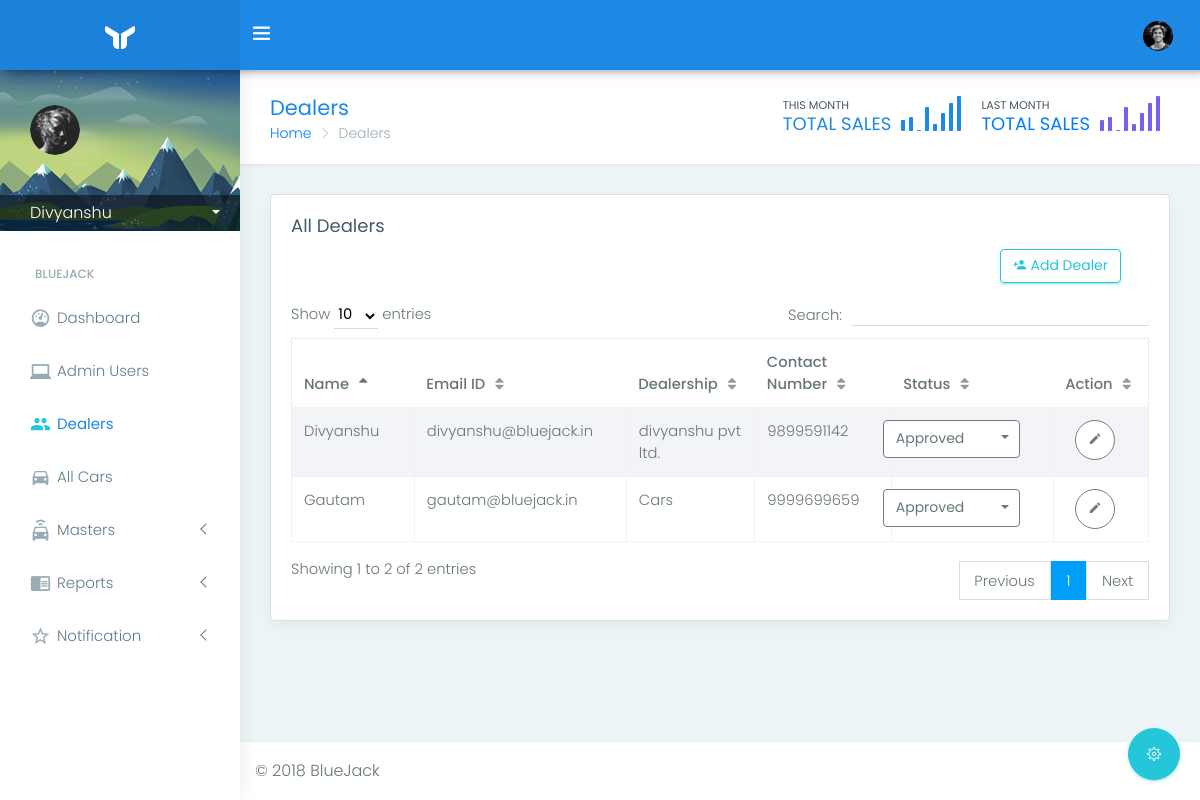
Screenshot of /material-pro/material/dealers.php (signed in) with the database file from the repository.
### tables this page shows
CREATE TABLE `usermaster` (
  `id` int(11) NOT NULL,
  `useremail` varchar(60) NOT NULL,
  `userpwd` varchar(60) NOT NULL,
  `username` varchar(120) NOT NULL,
  `departid` int(11) NOT NULL,
  `roleid` int(11) NOT NULL,
  `delid` int(11) NOT NULL,
  `lastlogintime` varchar(50) DEFAULT NULL,
  `lastlogouttime` varchar(50) DEFAULT NULL
);

CREATE TABLE `dealermaster` (
  `id` int(11) NOT NULL,
  `dname` varchar(40) NOT NULL,
  `dpass` varchar(40) NOT NULL,
  `dmobile` varchar(40) NOT NULL,
  `demail` varchar(40) NOT NULL,
  `dealership` varchar(120) NOT NULL,
  `dob` varchar(40) NOT NULL,
  `gender` varchar(40) DEFAULT NULL,
  `location` varchar(120) DEFAULT NULL,
  `approved` int(11) NOT NULL,
  `delid` int(11) NOT NULL,
  `createdon` varchar(60) NOT NULL,
  `gcmid` varchar(120) NOT NULL
);

### material-pro/material/dealers.php (the view, shortened to what this page needs)
<?php
include_once("sconfig.php");
$userid=$_SESSION['userid'];
$sql="SELECT * FROM usermaster where id='$userid'";
$run=mysqli_query($conn,$sql);
$result=mysqli_fetch_assoc($run);
$username=$result['username'];
?>
<!DOCTYPE html>
<html lang="en">
<head>
    <link href="../assets/plugins/bootstrap/css/bootstrap.min.css" rel="stylesheet">
    <link href="../assets/plugins/bootstrap-select/bootstrap-select.min.css" rel="stylesheet" />
    <link href="../assets/plugins/chartist-js/dist/chartist.min.css" rel="stylesheet">
    <link href="../assets/plugins/chartist-js/dist/chartist-init.css" rel="stylesheet">
    <link href="../assets/plugins/chartist-plugin-tooltip-master/dist/chartist-plugin-tooltip.css" rel="stylesheet">
    <link href="../assets/plugins/c3-master/c3.min.css" rel="stylesheet">
    <link href="css/style.css" rel="stylesheet">
    <link href="css/colors/blue.css" id="theme" rel="stylesheet">
</head>
<body class="fix-header fix-sidebar card-no-border">
    <div id="main-wrapper">
        <header class="topbar">
            <nav class="navbar top-navbar navbar-expand-md navbar-light">
                <div class="navbar-header">
                    <a class="navbar-brand" href="index.html">
                        <b>
                            <img src="../assets/images/logo-light-icon.png" alt="homepage" class="light-logo" />
                        </b>
                        </a>
                </div>
                <div class="navbar-collapse">
                    <ul class="navbar-nav mr-auto mt-md-0">
                        <li class="nav-item"> <a class="nav-link sidebartoggler hidden-sm-down text-muted waves-effect waves-dark" href="javascript:void(0)"><i class="ti-menu"></i></a> </li>
                    </ul>
                    <ul class="navbar-nav my-lg-0">
                        <li class="nav-item dropdown">
                            <a class="nav-link dropdown-toggle text-muted waves-effect waves-dark" href="#" data-toggle="dropdown" aria-haspopup="true" aria-expanded="false"><img src="../assets/images/users/1.jpg" alt="user" class="profile-pic" /></a>
                        </li>
                    </ul>
                </div>
            </nav>
        </header>
        <aside class="left-sidebar">
            <div class="scroll-sidebar">
                <div class="user-profile" style="background: url(../assets/images/background/user-info.jpg) no-repeat;">
                    <div class="profile-img"> <img src="../assets/images/users/profile.png" alt="user" /> </div>
                    <div class="profile-text"> <a href="#" class="dropdown-toggle u-dropdown" data-toggle="dropdown" role="button" aria-haspopup="true" aria-expanded="true"><?php echo $username;?></a>
                    </div>
                </div>
                <nav class="sidebar-nav">
                    <ul id="sidebarnav" class="in">
                        <li class="nav-small-cap">BLUEJACK</li>
                        <li class=""> <a class="waves-effect waves-dark" href="index.php" aria-expanded="false"><i class="mdi mdi-gauge"></i><span class="hide-menu">Dashboard </span></a>
                        </li>
                        <li> <a class="waves-effect waves-dark" href="users.php" aria-expanded="false"><i class="mdi mdi-laptop-windows"></i><span class="hide-menu">Admin Users</span></a>
                        </li>
                        <li> <a class="active waves-effect waves-dark" href="#" aria-expanded="false"><i class="mdi mdi-account-multiple"></i><span class="hide-menu">Dealers</span></a>
                        </li>
                        <li> <a class="waves-effect waves-dark" href="cars.php" aria-expanded="false"><i class="mdi mdi-car"></i><span class="hide-menu">All Cars</span></a>
                        </li>
                        <li> <a class="has-arrow waves-effect waves-dark" href="#" aria-expanded="false"><i class="mdi mdi-car-connected"></i><span class="hide-menu">Masters</span></a>
                        </li>
                        <li> <a class="has-arrow waves-effect waves-dark" href="#" aria-expanded="false"><i class="mdi mdi-book-open"></i><span class="hide-menu">Reports</span></a>
                        </li>
                        <li> <a class="has-arrow waves-effect waves-dark" href="#" aria-expanded="false"><i class="mdi mdi-star-outline"></i><span class="hide-menu">Notification</span></a>
                        </li>
                    </ul>
                </nav>
            </div>
        </aside>
        <div class="page-wrapper">
            <div class="container-fluid">
                <div class="row page-titles">
                    <div class="col-md-5 col-8 align-self-center">
                        <h3 class="text-themecolor">Dealers</h3>
                        <ol class="breadcrumb">
                            <li class="breadcrumb-item"><a href="javascript:void(0)">Home</a></li>
                            <li class="breadcrumb-item active">Dealers</li>
                        </ol>
                    </div>
                    <div class="col-md-7 col-4 align-self-center">
                        <div class="d-flex m-t-10 justify-content-end">
                            <div class="d-flex m-r-20 m-l-10 hidden-md-down">
                                <div class="chart-text m-r-10">
                                    <h6 class="m-b-0"><small>THIS MONTH</small></h6>
                                    <h4 class="m-t-0 text-info">TOTAL SALES</h4></div>
                                <div class="spark-chart">
                                    <div id="monthchart"></div>
                                </div>
                            </div>
                            <div class="d-flex m-r-20 m-l-10 hidden-md-down">
                                <div class="chart-text m-r-10">
                                    <h6 class="m-b-0"><small>LAST MONTH</small></h6>
                                    <h4 class="m-t-0 text-primary">TOTAL SALES</h4></div>
                                <div class="spark-chart">
                                    <div id="lastmonthchart"></div>
                                </div>
                            </div>
                            <div class="">
                                <button class="right-side-toggle waves-effect waves-light btn-success btn btn-circle btn-sm pull-right m-l-10"><i class="ti-settings text-white"></i></button>
                            </div>
                        </div>
                    </div>
                </div>
                 <div class="card">
                            <div class="card-body">
                                <h4 class="card-title">All Dealers</h4>
                                <div><button type="button" id="addButton" class="btn btn-outline-success" style="float:right; margin-right:2em;"><i class="mdi mdi-account-plus"></i> Add Dealer</button>
                                <div class="table-responsive m-t-40">
                                    <table id="myTable" class="table table-bordered table-striped">
                                        <thead>
                                            <tr role="row"><th class="sorting_asc" tabindex="0" aria-controls="myTable" rowspan="1" colspan="1" aria-sort="ascending" aria-label="Name: activate to sort column descending" style="width: 170px;">Name</th>
                                                <th class="sorting" tabindex="0" aria-controls="myTable" rowspan="1" colspan="1" aria-label="Email: activate to sort column ascending" style="width: 250px;">Email ID</th>
                                                <th class="sorting" tabindex="0" aria-controls="myTable" rowspan="1" colspan="1" aria-label="Email: activate to sort column ascending" style="width: 100px;">Dealership</th>
                                                <th class="sorting" tabindex="0" aria-controls="myTable" rowspan="1" colspan="1" aria-label="Contact: activate to sort column ascending" style="width: 180px;">Contact Number</th><th class="sorting" tabindex="0" aria-controls="myTable" rowspan="1" colspan="1" aria-label="Status: activate to sort column ascending" style="width: 140px;">Status</th><th class="sorting" tabindex="0" aria-controls="myTable" rowspan="1" colspan="1" aria-label="Start date: activate to sort column ascending" style="">Action</th></tr>
                                        </thead>
                                        <tbody>
<?php
$sql="SELECT *  FROM dealermaster where approved <> 3 ";
$run_query=mysqli_query($conn,$sql);
?>
                                            <?php
                                            while ($row=mysqli_fetch_array($run_query)) {
                                                                    $name_sql=$row['dname'];
                                                                    $email_sql=$row['demail'];
                                                                    $dealership_sql=$row['dealership'];
                                                                    echo "<tr role='row' id='carRow".$row['id']."' >";
                                                                    echo "<td class='sorting_1'>".$name_sql."</td>" ;
                                                                    echo "<td>".$email_sql."</td>";
                                                                    echo "<td>".$dealership_sql."</td>";
                                                                    echo "<td>".$row['dmobile']." </td> ";
                                                                    $status = $row['approved'];
                                                                        switch($status)    {
                                                                            case 0 : echo "<td><div class='btn-group bootstrap-select'>
                                                                                <select class='selectpicker approveSelect' data-style='form-control btn-secondary' tabindex='-98' id='dealerStatus".$row['id']."'>
                                                                                <option value='0'>Approved</option>
                                                                                <option value='1'>Pending</option>
                                                                                <option value='2'>Blocked</option>
                                                                                <option value='3'>Removed</option>
                                                                                </select></div></td>";
                                                                                break;
                                                                            }
                                                                    echo "<td><button type='button' class='btn btn-secondary btn-circle editDealer' id='editDealer".$row['id']."'  title='Edit Details'><i class='mdi mdi-pencil'></i> </button></td>
                                            </tr>";
                                                                }
                                            ?></tbody>
                                    </table>
                                </div>
                            </div>
                        </div>
                        </div>
                </div>
            </div>
            <footer class="footer"> © 2018 BlueJack </footer>
        </div>
</body>
</html>

### material-pro/material/css/colors/blue.css (style rules this page uses)
.topbar { background: #1e88e5; }
.topbar .navbar-header { background: rgba(0, 0, 0, 0.05); }
.topbar .top-navbar .navbar-header .navbar-brand .light-logo { display: inline-block; color: rgba(255, 255, 255, 0.8); }
.topbar .navbar-light .navbar-nav .nav-item > a.nav-link { color: #ffffff !important; }
.text-themecolor { color: #1e88e5 !important; }
.sidebar-nav { background: #fff; }
.sidebar-nav ul li a { color: #607d8b; }
.sidebar-nav ul li a.active, .sidebar-nav ul li a:hover { color: #26c6da; }
.sidebar-nav ul li a.active { color: #263238; }
.sidebar-nav ul li.nav-small-cap { color: #99abb4; }
.sidebar-nav > ul > li > a.active i, .sidebar-nav > ul > li > a:hover i { color: #26c6da; }
.sidebar-nav > ul > li > a i { color: #99abb4; }
.sidebar-nav > ul > li > a.active { font-weight: 400; background: #ffffff; color: #1e88e5; }

### material-pro/material/dealers.php (style rules this page uses)
.card { font-size: 0.92rem; }
td button { float: right; margin-right: 1.5em; }

### rows the page displays
usermaster: username "Divyanshu"
dealermaster: dname "Gautam", demail "gautam@bluejack.in", dealership "Cars", dmobile "9999699659"
dealermaster: dname "Divyanshu", demail "divyanshu@bluejack.in", dealership "divyanshu pvt ltd.", dmobile "9899591142"
